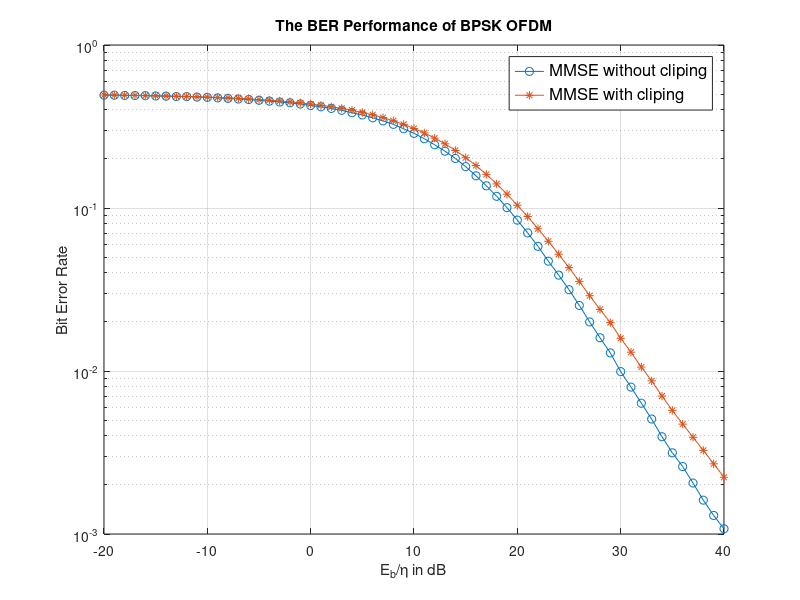

Source code (MATLAB):
SNR_db=-20:1:40;
Error1=[0.492376851851852	0.492103703703704	0.490251851851852	0.489681481481482	0.488743518518519	0.486566666666667	0.485350000000000	0.482564814814815	0.482304629629630	0.479123148148148	0.477266666666667	0.473839814814815	0.470463888888889	0.466181481481482	0.463027777777778	0.457862037037037	0.452486111111111	0.446964814814815	0.442085185185185	0.434578703703704	0.425790740740741	0.417564814814815	0.408233333333333	0.397637962962963	0.384121296296296	0.372137037037037	0.357288888888889	0.342325925925926	0.325950000000000	0.306278703703704	0.287016666666667	0.266014814814815	0.244237962962963	0.223001851851852	0.201345370370370	0.179375000000000	0.157579629629630	0.136869444444444	0.117957407407407	0.100475000000000	0.0842462962962963	0.0703768518518519	0.0581768518518519	0.0471935185185185	0.0387481481481482	0.0315259259259259	0.0252537037037037	0.0200018518518519	0.0159935185185185	0.0129166666666667	0.00991388888888889	0.00796574074074074	0.00634722222222222	0.00507222222222222	0.00395000000000000	0.00314722222222222	0.00259259259259259	0.00205462962962963	0.00161296296296296	0.00130000000000000	0.00107685185185185];
Error2=[0.493389814814815	0.492929629629630	0.492050000000000	0.491264814814815	0.489337962962963	0.488460185185185	0.487055555555556	0.485133333333333	0.484193518518519	0.481456481481481	0.479254629629630	0.476634259259259	0.473910185185185	0.470569444444444	0.467238888888889	0.462387962962963	0.458543518518519	0.453799074074074	0.447977777777778	0.442046296296296	0.434578703703704	0.426451851851852	0.417943518518519	0.408774074074074	0.398004629629630	0.385525925925926	0.373208333333333	0.358450925925926	0.342915740740741	0.325777777777778	0.307554629629630	0.288992592592593	0.268162037037037	0.247700925925926	0.225309259259259	0.203412962962963	0.182205555555556	0.160820370370370	0.140569444444444	0.121486111111111	0.103962962962963	0.0886305555555556	0.0745657407407407	0.0624805555555556	0.0520537037037037	0.0430759259259259	0.0354694444444444	0.0289592592592593	0.0238712962962963	0.0198064814814815	0.0158675925925926	0.0130453703703704	0.0105731481481481	0.00870277777777778	0.00702037037037037	0.00573425925925926	0.00472129629629630	0.00392314814814815	0.00325740740740741	0.00269444444444444	0.00222870370370370];
figure(1)
semilogy(SNR_db,Error1,'-o',SNR_db,Error2,'-*')
grid on
title('The BER Performance of BPSK OFDM');
ylabel('Bit Error Rate')
xlabel('E_b/\eta in dB');
legend({'MMSE without cliping','MMSE with cliping'},'FontSize',12)
